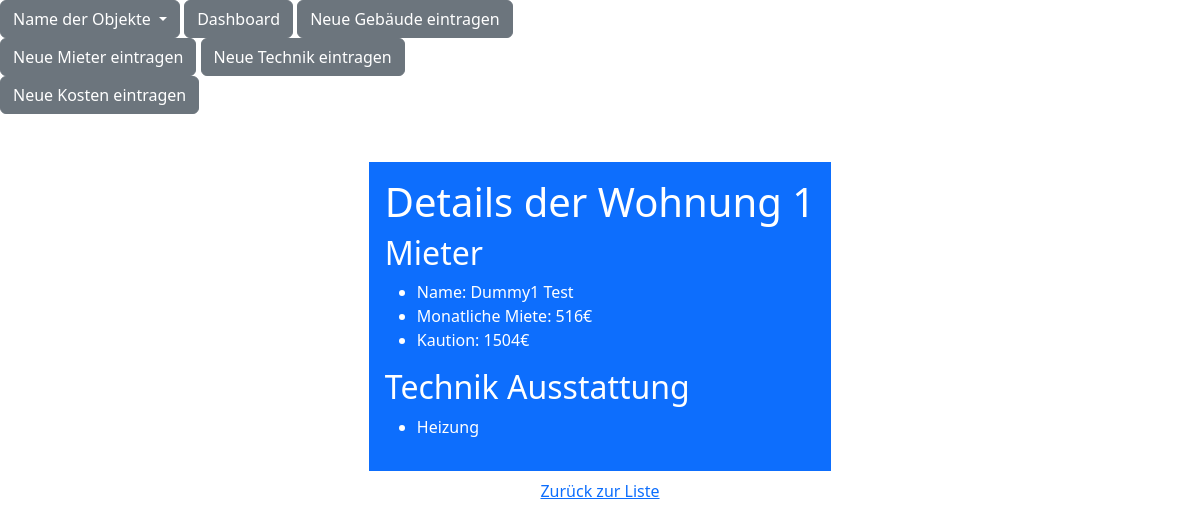
The page /wohnung/1/ on the database its author committed.
### gebäude/models.py (models this page shows)
class Mietern(models.Model):
    objekt = models.ForeignKey(Objekte, on_delete=models.CASCADE)
    vornanme = models.CharField(max_length=200)
    nachname = models.CharField(max_length=200)
    monats_miethe = models.IntegerField(validators=[zusässige_posetive], blank=True)
    kaution = models.IntegerField(validators=[zusässige_posetive], blank=True)
    wohnung = models.IntegerField(blank=True, null=True)

class Technik(models.Model):
    objekt = models.ForeignKey(Objekte, on_delete=models.CASCADE)
    gegenstand = models.CharField(max_length=200)
    wohnung = models.CharField(max_length=200)

### gebäude/views.py (the view)
# urls.py: path('wohnung/<int:id>/', wohnung_details, name='wohnung-details'),
def wohnung_details(request, id):
    mieter = get_object_or_404(Mietern, id=id)
    technik = Technik.objects.filter(objekt=mieter.objekt, wohnung=mieter.wohnung)
    objekte = Objekte.objects.all()
    return render(request, 'wohnung_details.html', {'mieter': mieter, 'technik': technik, 'objekte': objekte})

### templates/wohnung_details.html (shortened to what this page needs)
{% extends 'base.html' %}
{% load custom_filters %}
{% block content %}
<body>
    <div class="container d-flex flex-column align-items-center mt-5">
        <div class="p-3 mb-2 bg-primary text-white">
        <h1>Details der Wohnung {{ mieter.wohnung }}</h1>
        <h2>Mieter</h2>
        <ul>
            <li>Name: {{ mieter.vornanme }} {{ mieter.nachname }}</li>
            <li>Monatliche Miete: {{ mieter.monats_miethe }}€</li>
            <li>Kaution: {{ mieter.kaution }}€</li>
        </ul>
        <h2>Technik Ausstattung</h2>
        <ul>
            {% for tech in technik %}
            <li>{{ tech.gegenstand }}</li>
            {% empty %}
            <li>Keine Technik Ausstattung</li>
            {% endfor %}
        </ul>
    </div>
    <a href="{% url 'objekte' %}">Zurück zur Liste</a>
</div>
</body>
{% endblock %}

### rows shown on the page
Mietern: wohnung "1", vornanme "Dummy1", nachname "Test", monats_miethe "516", kaution "1504"
Technik: gegenstand "Heizung"
